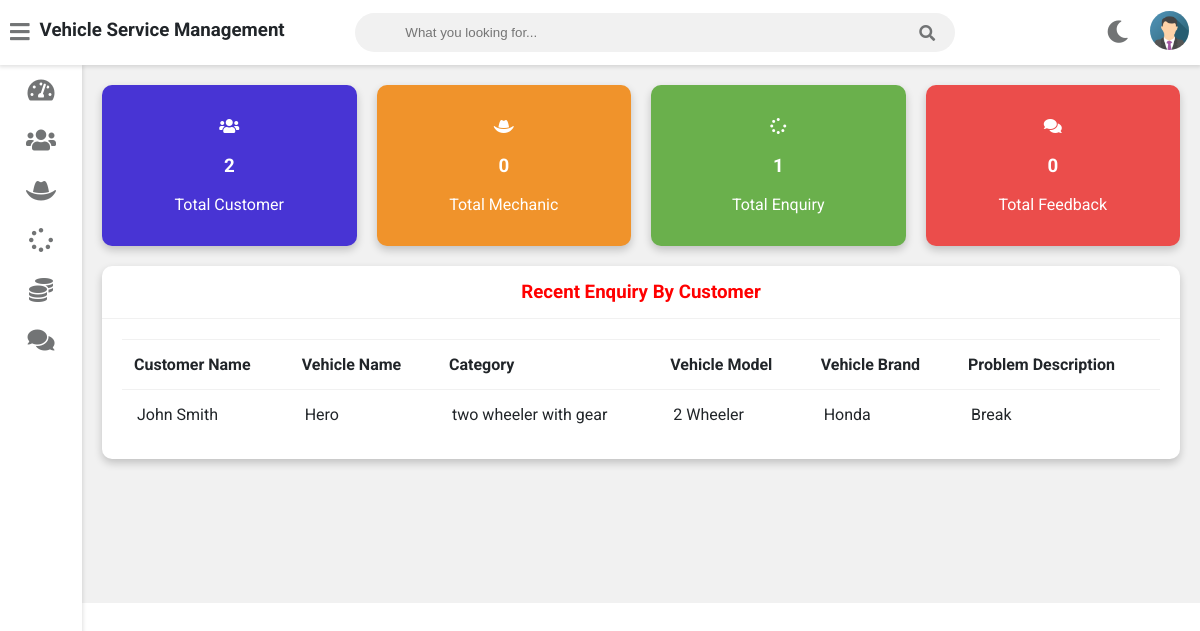
/admin-dashboard (signed in), run on an earlier commit of the app's database.
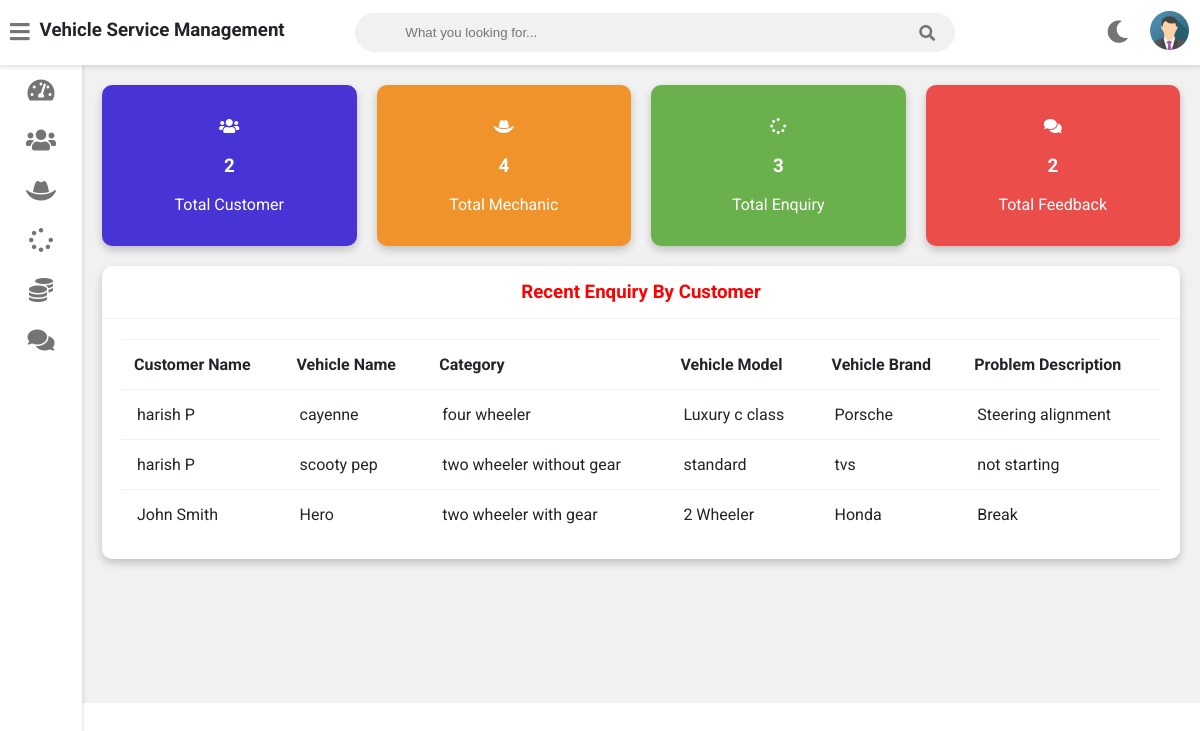
And on a later commit of the database.
### vehicle/models.py (models this page shows, shortened)
class Customer(models.Model):
    user=models.OneToOneField(User,on_delete=models.CASCADE)
    profile_pic= models.ImageField(upload_to='profile_pic/CustomerProfilePic/',null=True,blank=True)
    address = models.CharField(max_length=40)
    mobile = models.CharField(max_length=20,null=False)
    @property
    def get_name(self):
        return self.user.first_name+" "+self.user.last_name

class Request(models.Model):
    cat=(('two wheeler with gear','two wheeler with gear'),('two wheeler without gear','two wheeler without gear'),('three wheeler','three wheeler'),('four wheeler','four wheeler'))
    category=models.CharField(max_length=50,choices=cat)
    vehicle_no=models.PositiveIntegerField(null=False)
    vehicle_name = models.CharField(max_length=40,null=False)
    vehicle_model = models.CharField(max_length=40,null=False)
    vehicle_brand = models.CharField(max_length=40,null=False)
    mileage = models.PositiveIntegerField(null=True, blank=True)  # Allow null values
    vin_number = models.CharField(max_length=17, unique=True, null=True, blank=True)  # Allow null
    year = models.PositiveIntegerField(null=True, blank=True)  # Allow null
    problem_description = models.CharField(max_length=500,null=False)
    date=models.DateField(auto_now=True)
    cost=models.PositiveIntegerField(null=True)
    customer=models.ForeignKey('Customer', on_delete=models.CASCADE,null=True)
    mechanic=models.ForeignKey('Mechanic',on_delete=models.CASCADE,null=True)
    stat=(('Pending','Pending'),('Approved','Approved'),('Repairing','Repairing'),('Repairing Done','Repairing Done'),('Released','Released'))
    status=models.CharField(max_length=50,choices=stat,default='Pending',null=True)

### vehicle/views.py (the view)
# urls.py: path('admin-dashboard', views.admin_dashboard_view,name='admin-dashboard'),
@login_required(login_url='adminlogin')
def admin_dashboard_view(request):
    enquiry=models.Request.objects.all().order_by('-id')
    customers=[]
    for enq in enquiry:
        customer=models.Customer.objects.get(id=enq.customer_id)
        customers.append(customer)
    dict={
    'total_customer':models.Customer.objects.all().count(),
    'total_mechanic':models.Mechanic.objects.all().count(),
    'total_request':models.Request.objects.all().count(),
    'total_feedback':models.Feedback.objects.all().count(),
    'data':zip(customers,enquiry),
    }
    return render(request,'vehicle/admin_dashboard.html',context=dict)

### templates/vehicle/admin_dashboard.html
{% extends 'vehicle/adminbase.html' %}
{% load static %}
{% block content %}
	<div class="wrapper">
		<div class="row">
			<div class="col-3 col-m-6 col-sm-6">
				<div class="counter bg-primary">
					<p>
						<i class="fas fa-users"></i>
					</p>
					<h3>{{total_customer}}</h3>
					<p>Total Customer</p>
				</div>
			</div>
			<div class="col-3 col-m-6 col-sm-6">
				<div class="counter bg-warning">
					<p>
						<i class="fas fa-hat-cowboy"></i>
					</p>
					<h3>{{total_mechanic}}</h3>
					<p>Total Mechanic</p>
				</div>
			</div>
			<div class="col-3 col-m-6 col-sm-6">
				<div class="counter bg-success">
					<p>
						<i class="fas fa-spinner"></i>
					</p>
					<h3>{{total_request}}</h3>
					<p>Total Enquiry</p>
				</div>
			</div>
			<div class="col-3 col-m-6 col-sm-6">
				<div class="counter bg-danger">
					<p>
						<i class="fas fa-comments"></i>
					</p>
					<h3>{{total_feedback}}</h3>
					<p>Total Feedback</p>
				</div>
			</div>
		</div>
		<div class="row">
			<div class="col-12 col-m-12 col-sm-12">
				<div class="card">
					<div class="card-header">
						<h3 style="color:red; text-align:center" >Recent Enquiry By Customer
						</h3>
					</div>
					<div class="card-content">
						<table>
							<thead>
								<tr>
									<th>Customer Name</th>
									<th>Vehicle Name</th>
									<th>Category</th>
									<th>Vehicle Model</th>
									<th>Vehicle Brand</th>
									<th>Problem Description</th>
								</tr>
							</thead>
							<tbody>
								{% for c,r in data %}
								<tr>
									<td> {{c.get_name}}</td>
									<td> {{r.vehicle_name}}</td>
									<td>{{r.category}}</td>
									<td>{{r.vehicle_model}}</td>
									<td>{{r.vehicle_brand}}</td>
									<td>{{r.problem_description}}</td>
								</tr>
								{% endfor %}
							</tbody>
						</table>
					</div>
				</div>
			</div>
		</div>
  <br><br><br><br><br><br>
	</div>
{% endblock content %}

What changed in the data, as far as the page shows it:
now on this page (row edited): Customer: get_name "harish P", vehicle_name "cayenne", category "four wheeler", vehicle_model "Luxury c class", vehicle_brand "Porsche", problem_description "Steering alignment", vehicle_name "scooty pep", category "two wheeler without gear", vehicle_model "standard", vehicle_brand "tvs", problem_description "not starting"
Also different on the page:
{{ total_mechanic }}: "0" → "4"
{{ total_request }}: "1" → "3"
{{ total_feedback }}: "0" → "2"
